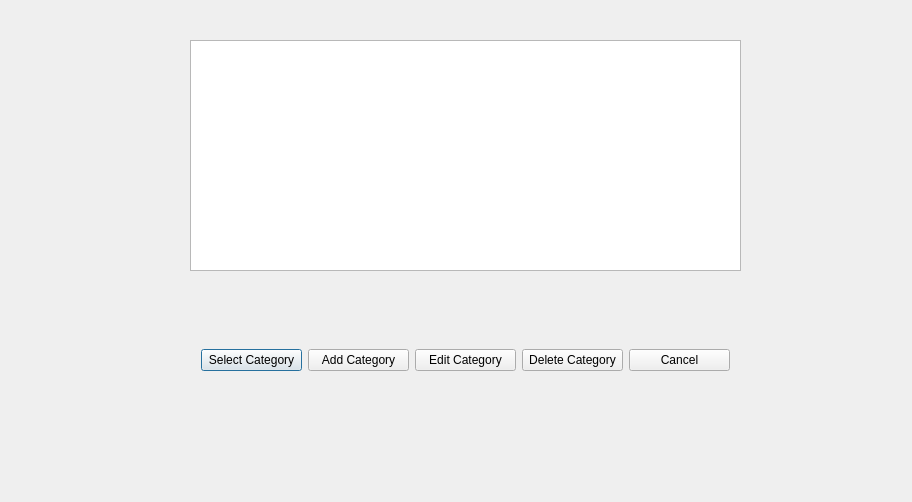
<?xml version="1.0" encoding="UTF-8"?>
<ui version="4.0">
 <class>CategorySelectionView</class>
 <widget class="QDialog" name="CategorySelectionView">
  <property name="geometry">
   <rect>
    <x>0</x>
    <y>0</y>
    <width>912</width>
    <height>502</height>
   </rect>
  </property>
  <property name="windowTitle">
   <string>CategorySelectionView</string>
  </property>
  <widget class="QWidget" name="horizontalLayoutWidget">
   <property name="geometry">
    <rect>
     <x>190</x>
     <y>320</y>
     <width>551</width>
     <height>80</height>
    </rect>
   </property>
   <layout class="QHBoxLayout" name="horizontalLayout">
    <item>
     <widget class="QPushButton" name="selectCategoryButton">
      <property name="text">
       <string>Select Category</string>
      </property>
     </widget>
    </item>
    <item>
     <widget class="QPushButton" name="addCategoryButton">
      <property name="text">
       <string>Add Category</string>
      </property>
     </widget>
    </item>
    <item>
     <widget class="QPushButton" name="editCategoryButton">
      <property name="text">
       <string>Edit Category</string>
      </property>
     </widget>
    </item>
    <item>
     <widget class="QPushButton" name="deleteCategoryButton">
      <property name="text">
       <string>Delete Category</string>
      </property>
     </widget>
    </item>
    <item>
     <widget class="QPushButton" name="cancelButton">
      <property name="text">
       <string>Cancel</string>
      </property>
     </widget>
    </item>
   </layout>
  </widget>
  <widget class="QListWidget" name="categoriesList">
   <property name="geometry">
    <rect>
     <x>190</x>
     <y>40</y>
     <width>551</width>
     <height>231</height>
    </rect>
   </property>
  </widget>
 </widget>
 <layoutdefault spacing="6" margin="11"/>
 <resources/>
 <connections/>
</ui>
